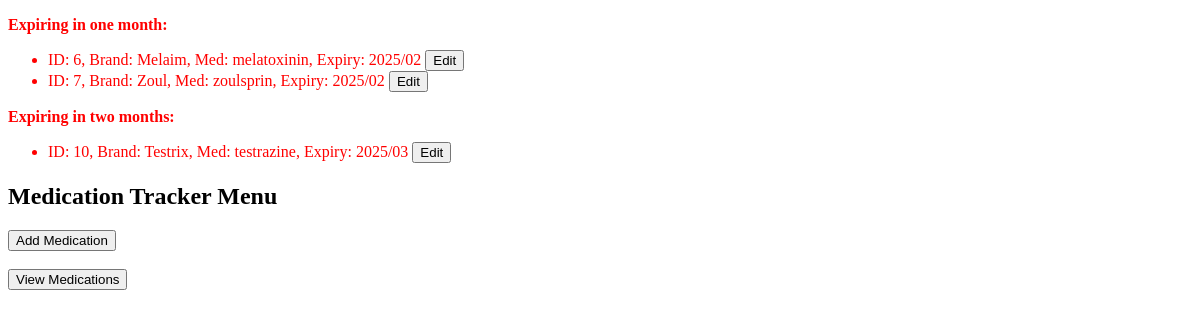
Before: / with the older database file.
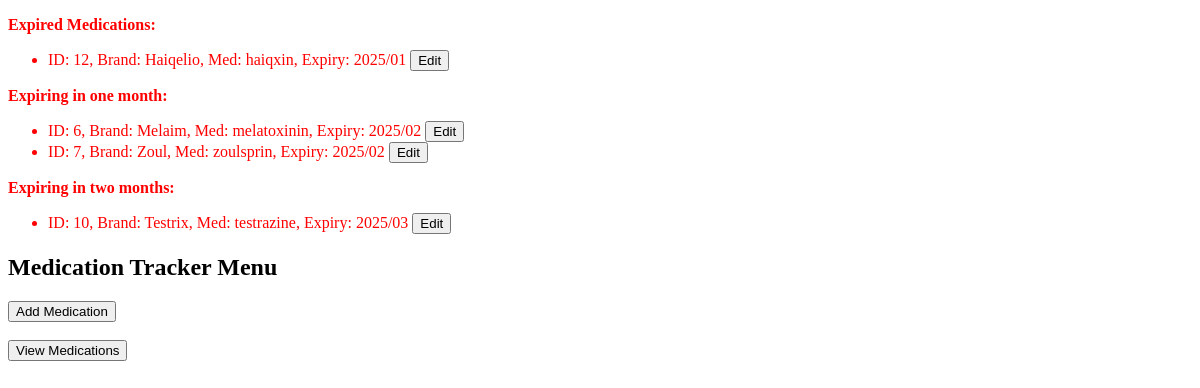
After: the same page with the newer database file.
### tables this page shows
CREATE TABLE medications (
            medication_id INTEGER PRIMARY KEY AUTOINCREMENT,
            brand_name TEXT NOT NULL,
            medication_name TEXT NOT NULL,
            expiry_date TEXT NOT NULL,
            location TEXT NOT NULL,
            notes TEXT
        );

### app.py (the view, shortened to what this page needs)
@app.route("/", methods=["GET", "POST"])
def index():
    db = MedicationDatabase()
    expiry_alerts = get_expiry_alerts(db)
    brand_name_error = None
    return render_template(
        "index.html", expiry_alerts=expiry_alerts, brand_name_error=brand_name_error
    )

### database.py (called while the page is built)
    def __enter__(self):
        self.conn = sqlite3.connect(self.db_name)
        self.cursor = self.conn.cursor()
        return self

    def __exit__(self, exc_type, exc_val, exc_tb):
        if self.conn:
            self.conn.close()

### templates/index.html (shortened to what this page needs)
<!DOCTYPE html>
<html lang="en">
<head>
</head>
<body>
    {% if expiry_alerts['expired'] or expiry_alerts['expiring_in_one_month'] or expiry_alerts['expiring_in_two_months']
    or expiry_alerts['closest_expiry'] %}
    <div style="color: red;">
        {% if expiry_alerts['expired'] %}
        <p><strong>Expired Medications:</strong></p>
        <ul>
            {% for med in expiry_alerts['expired'] %}
            <li>ID: {{med[0]}}, Brand: {{med[1]}}, Med: {{med[2]}}, Expiry: {{med[3]}}
                <a href="/edit/{{med[0]}}"><button>Edit</button></a>
            </li>
            {% endfor %}
        </ul>
        {% endif %}
        {% if expiry_alerts['expiring_in_one_month'] %}
        <p><strong>Expiring in one month:</strong></p>
        <ul>
            {% for med in expiry_alerts['expiring_in_one_month'] %}
            <li>ID: {{med[0]}}, Brand: {{med[1]}}, Med: {{med[2]}}, Expiry: {{med[3]}}
                <a href="/edit/{{med[0]}}"><button>Edit</button></a>
            </li>
            {% endfor %}
        </ul>
        {% endif %}
        {% if expiry_alerts['expiring_in_two_months'] %}
        <p><strong>Expiring in two months:</strong></p>
        <ul>
            {% for med in expiry_alerts['expiring_in_two_months'] %}
            <li>ID: {{med[0]}}, Brand: {{med[1]}}, Med: {{med[2]}}, Expiry: {{med[3]}}
                <a href="/edit/{{med[0]}}"><button>Edit</button></a>
            </li>
            {% endfor %}
        </ul>
        {% endif %}
    </div>
    {% endif %}
    <h2>Medication Tracker Menu</h2>
    <button id="add-med-button">Add Medication</button>
    <br><br>
    <a href="/medications"><button>View Medications</button></a>
</body>
</html>

Changed rows visible on the page:
added medications: medication_id "12", brand_name "Haiqelio", medication_name "haiqxin", expiry_date "2025/01"
Other visible differences:
text now shown: "Expired Medications:"
